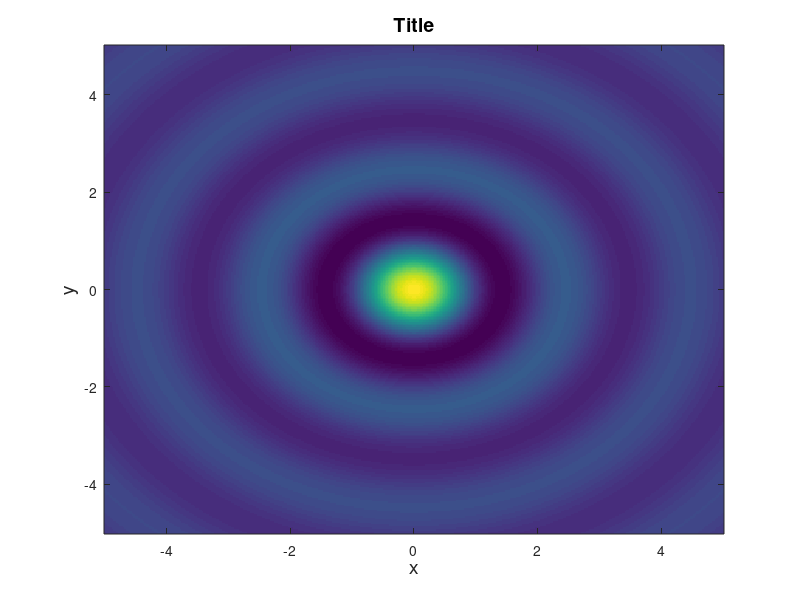

MATLAB code to generate this figure:
x = linspace(-5,5,400);
y = linspace(-5,5,300);
[xx,yy] = meshgrid(x,y);
f = sinc(sqrt(xx.^2+yy.^2));
imagesc(x,y,f);
axis xy;
xlabel('x','fontsize',14);
ylabel('y','fontsize',14);
title('Title','fontsize',14);